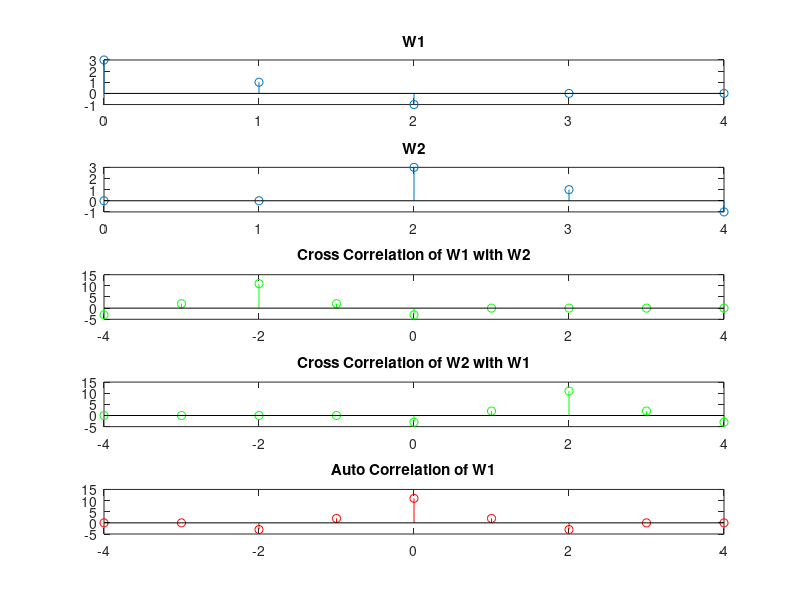

Recreate this plot in MATLAB.
w1 = [3 1 -1 0 0];
w2 = [0 0 3 1 -1];

% 2(a)
t = linspace(0,4,5);
subplot(5,1,1)
stem(t,w1)
title('W1')
subplot(5,1,2)
stem(t,w2)
title('W2')

% 2(b)
[c,lags] = xcorr(w1,w2);
subplot(5,1,3)
stem(lags,c,'g')
title('Cross Correlation of W1 with W2')

% 2(c)
[c,lags] = xcorr(w2,w1);
subplot(5,1,4)
stem(lags,c,'g')
title('Cross Correlation of W2 with W1')

% 2(d)
[c,lags] = xcorr(w1);
subplot(5,1,5)
stem(lags,c,'r')
title('Auto Correlation of W1')